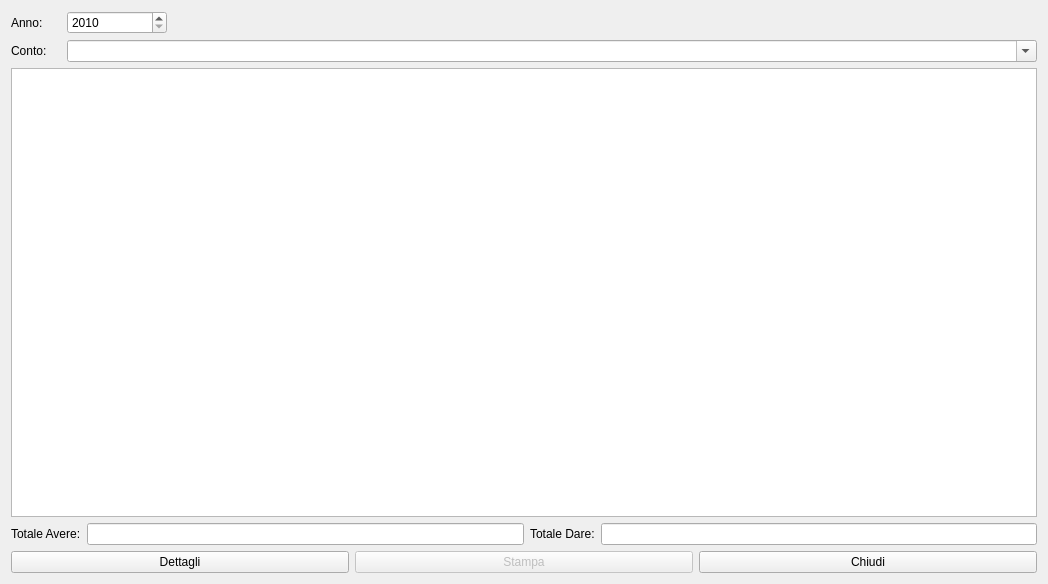
<?xml version="1.0" encoding="UTF-8"?>
<ui version="4.0">
 <class>CMastri</class>
 <widget class="QWidget" name="CMastri">
  <property name="geometry">
   <rect>
    <x>0</x>
    <y>0</y>
    <width>1048</width>
    <height>584</height>
   </rect>
  </property>
  <property name="windowTitle">
   <string>Mastri</string>
  </property>
  <property name="windowIcon">
   <iconset resource="graphics.qrc">
    <normaloff>:/Resources/mastri.png</normaloff>:/Resources/mastri.png</iconset>
  </property>
  <layout class="QVBoxLayout" name="verticalLayout">
   <item>
    <layout class="QFormLayout" name="formLayout_2">
     <item row="0" column="0">
      <widget class="QLabel" name="label_4">
       <property name="minimumSize">
        <size>
         <width>50</width>
         <height>0</height>
        </size>
       </property>
       <property name="maximumSize">
        <size>
         <width>100</width>
         <height>16777215</height>
        </size>
       </property>
       <property name="text">
        <string>Anno:</string>
       </property>
      </widget>
     </item>
     <item row="0" column="1">
      <widget class="QSpinBox" name="spinBox">
       <property name="maximumSize">
        <size>
         <width>100</width>
         <height>16777215</height>
        </size>
       </property>
       <property name="minimum">
        <number>2010</number>
       </property>
       <property name="maximum">
        <number>2100</number>
       </property>
      </widget>
     </item>
    </layout>
   </item>
   <item>
    <layout class="QFormLayout" name="formLayout">
     <item row="0" column="0">
      <widget class="QLabel" name="label">
       <property name="minimumSize">
        <size>
         <width>50</width>
         <height>0</height>
        </size>
       </property>
       <property name="maximumSize">
        <size>
         <width>50</width>
         <height>16777215</height>
        </size>
       </property>
       <property name="text">
        <string>Conto:</string>
       </property>
      </widget>
     </item>
     <item row="0" column="1">
      <widget class="QComboBox" name="cbConti">
       <property name="editable">
        <bool>true</bool>
       </property>
       <property name="modelColumn">
        <number>2</number>
       </property>
      </widget>
     </item>
    </layout>
   </item>
   <item>
    <widget class="QTableView" name="tvMastro">
     <property name="editTriggers">
      <set>QAbstractItemView::NoEditTriggers</set>
     </property>
     <property name="alternatingRowColors">
      <bool>true</bool>
     </property>
     <property name="selectionMode">
      <enum>QAbstractItemView::SingleSelection</enum>
     </property>
     <property name="selectionBehavior">
      <enum>QAbstractItemView::SelectRows</enum>
     </property>
     <property name="sortingEnabled">
      <bool>true</bool>
     </property>
    </widget>
   </item>
   <item>
    <layout class="QGridLayout" name="gridLayout">
     <item row="0" column="0">
      <widget class="QLabel" name="label_2">
       <property name="text">
        <string>Totale Avere:</string>
       </property>
      </widget>
     </item>
     <item row="0" column="1">
      <widget class="QLineEdit" name="leAvere">
       <property name="readOnly">
        <bool>true</bool>
       </property>
      </widget>
     </item>
     <item row="0" column="2">
      <widget class="QLabel" name="label_3">
       <property name="text">
        <string>Totale Dare:</string>
       </property>
      </widget>
     </item>
     <item row="0" column="3">
      <widget class="QLineEdit" name="leDare">
       <property name="readOnly">
        <bool>true</bool>
       </property>
      </widget>
     </item>
    </layout>
   </item>
   <item>
    <layout class="QHBoxLayout" name="horizontalLayout_2">
     <item>
      <widget class="QPushButton" name="pushButton_2">
       <property name="text">
        <string>Dettagli</string>
       </property>
       <property name="icon">
        <iconset resource="graphics.qrc">
         <normaloff>:/Resources/dettagli.png</normaloff>:/Resources/dettagli.png</iconset>
       </property>
       <property name="iconSize">
        <size>
         <width>32</width>
         <height>32</height>
        </size>
       </property>
      </widget>
     </item>
     <item>
      <widget class="QPushButton" name="pushButton_3">
       <property name="enabled">
        <bool>false</bool>
       </property>
       <property name="text">
        <string>Stampa</string>
       </property>
       <property name="icon">
        <iconset resource="graphics.qrc">
         <normaloff>:/Resources/Printer-icon.png</normaloff>:/Resources/Printer-icon.png</iconset>
       </property>
       <property name="iconSize">
        <size>
         <width>32</width>
         <height>32</height>
        </size>
       </property>
      </widget>
     </item>
     <item>
      <widget class="QPushButton" name="pushButton">
       <property name="text">
        <string>Chiudi</string>
       </property>
       <property name="icon">
        <iconset resource="graphics.qrc">
         <normaloff>:/Resources/Actions-window-close-icon.png</normaloff>:/Resources/Actions-window-close-icon.png</iconset>
       </property>
       <property name="iconSize">
        <size>
         <width>32</width>
         <height>32</height>
        </size>
       </property>
      </widget>
     </item>
    </layout>
   </item>
  </layout>
 </widget>
 <resources>
  <include location="graphics.qrc"/>
 </resources>
 <connections/>
</ui>
